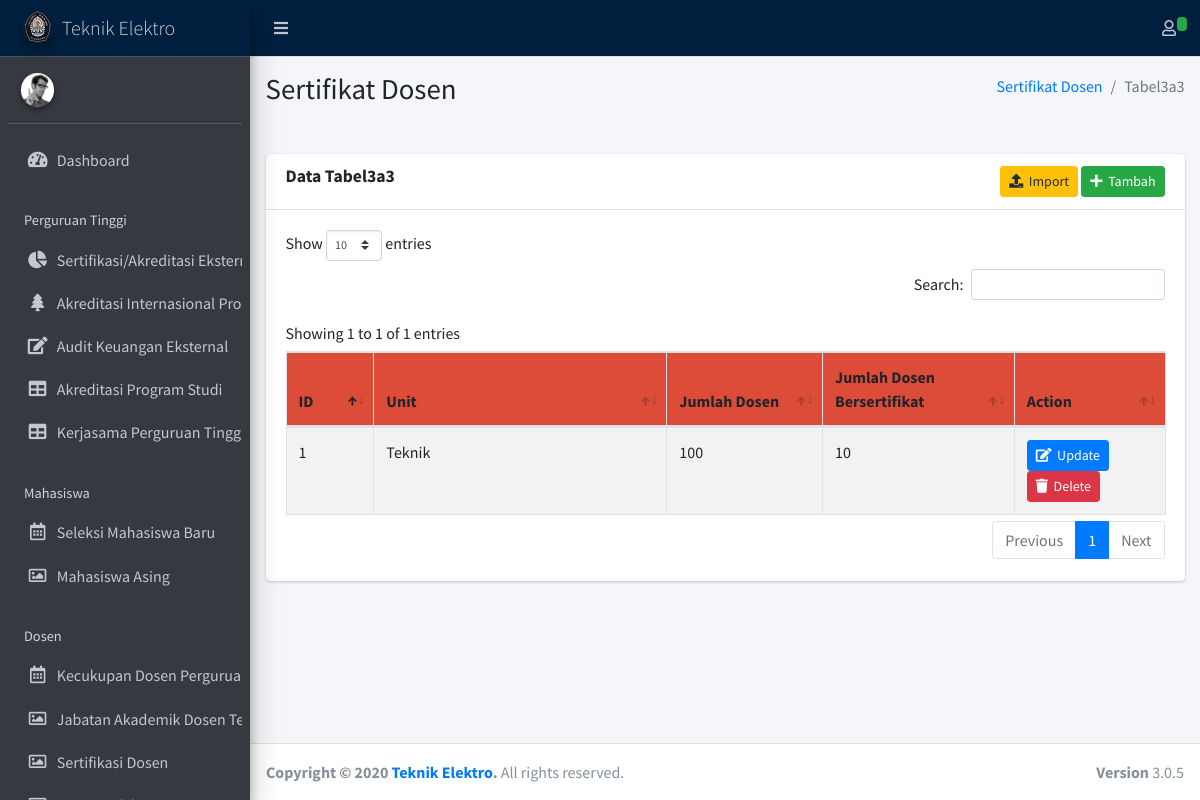
The app's page /index.php/tabel3a3 with its own data.
### tables this page shows
CREATE TABLE `tabel3a3` (
  `id` int(11) NOT NULL,
  `unit` varchar(128) NOT NULL,
  `jumlah_dosen` int(11) NOT NULL,
  `jumlah_dosen_bersertifikat` int(11) NOT NULL,
  `created_at` datetime NOT NULL,
  `updated_at` datetime NOT NULL
);

### application/controllers/Tabel3a3.php (called while the page is built, shortened)
<?php
class Tabel3a3 extends CI_Controller {
    public function __construct()
    {
        $this->load->model('Tabel3a3Model');
    }
	public function index()
	{
        $tabel3a3s = $this->Tabel3a3Model->show();
        $this->load->view('main.php',[
            "page" => "tabel3a3",
            "content" => [],
            "tabel3a3s" => $tabel3a3s,
        ]);
    }
}

### index.php (called while the page is built, shortened)
<?php
require_once BASEPATH.'core/CodeIgniter.php';

### application/models/Tabel3a3Model.php (called while the page is built, shortened)
<?php if(!defined('BASEPATH')) exit('Hacking Attempt : Keluar dari sistem..!!');
class Tabel3a3Model extends CI_Model
{
    public function show()
    {
        $this->db->select('*');
        return $this->db->get('tabel3a3')->result();
    }
}

### application/views/pages/tabel3a3.php (the view, shortened to what this page needs)
<div class="content-wrapper">
	<section class="content-header">
      <div class="container-fluid">
        <div class="row mb-2">
          <div class="col-sm-6">
            <h1>Sertifikat Dosen</h1>
          </div>
          <div class="col-sm-6">
            <ol class="breadcrumb float-sm-right">
              <li class="breadcrumb-item"><a href="#">Sertifikat Dosen</a></li>
              <li class="breadcrumb-item active">Tabel3a3</li>
            </ol>
          </div>
        </div>
      </div>
    </section>
	<br>
	<section class="content">
		<div class="container-fluid">
			<div class="row">
				<div class="col-12">
					<div class="card">
						<div class="card-header">
							<h3 class="card-title"><b>Data Tabel3a3 </b></h3>
							<div class="text-right">
								<button type="button" class="btn btn-sm btn-warning" data-toggle="modal"
									data-target="#import-tabel3a3"><i class="fa fa-upload"></i>&nbsp&nbspImport</button>
								<button type="button" class="btn btn-sm btn-success" data-toggle="modal"
									data-target="#tambah-tabel3a3"><i class="fa fa-plus"></i>&nbsp&nbspTambah</button>
							</div>
						</div>
						<div class="card-body table-responsive">
							<table class="table table-striped table-bordered table-hover dataku">
								<thead class="atas">
									<tr>
										<th width="5%">ID</th>
										<th width="20%">Unit</th>
										<th width="10%">Jumlah Dosen</th>
										<th width="10%">Jumlah Dosen Bersertifikat</th>
										<th width="10%">Action</th>
									</tr>
								</thead>
								<tbody>
									<?php
									$no=1;
									foreach ($tabel3a3s as $tabel3a3) {
									?>
									<tr>
										<td><?php echo $no; ?></td>
										<td><?php echo $tabel3a3->unit; ?></td>
										<td><?php echo $tabel3a3->jumlah_dosen; ?></td>
										<td><?php echo $tabel3a3->jumlah_dosen_bersertifikat; ?></td>
										<td>
											<button type="button" class="btn btn-sm btn-primary" data-toggle="modal"
												data-target="#edit-tabel3a3<?php echo $tabel3a3->id;?>"><i
													class="fa fa-edit"></i>&nbsp&nbspUpdate</button>
											<a class="btn btn-danger btn-sm delete-link" href="<?= base_url('Tabel3a3/delete/'.$tabel3a3->id);?>"><i
													class="fa fa-trash "></i>&nbsp&nbspDelete</a>
										</td>
									</tr>
									<?php $no++; } ?>
								</tbody>
							</table>
						</div>
					</div>
				</div>
			</div>
		</div>
	</section>
</div>

### application/views/templates/head.php (style rules this page uses)
.atas { background-color: #DD4B39; border-color: green; border-color: green; }

### records on screen
tabel3a3: unit "Teknik", jumlah_dosen "100", jumlah_dosen_bersertifikat "10"
